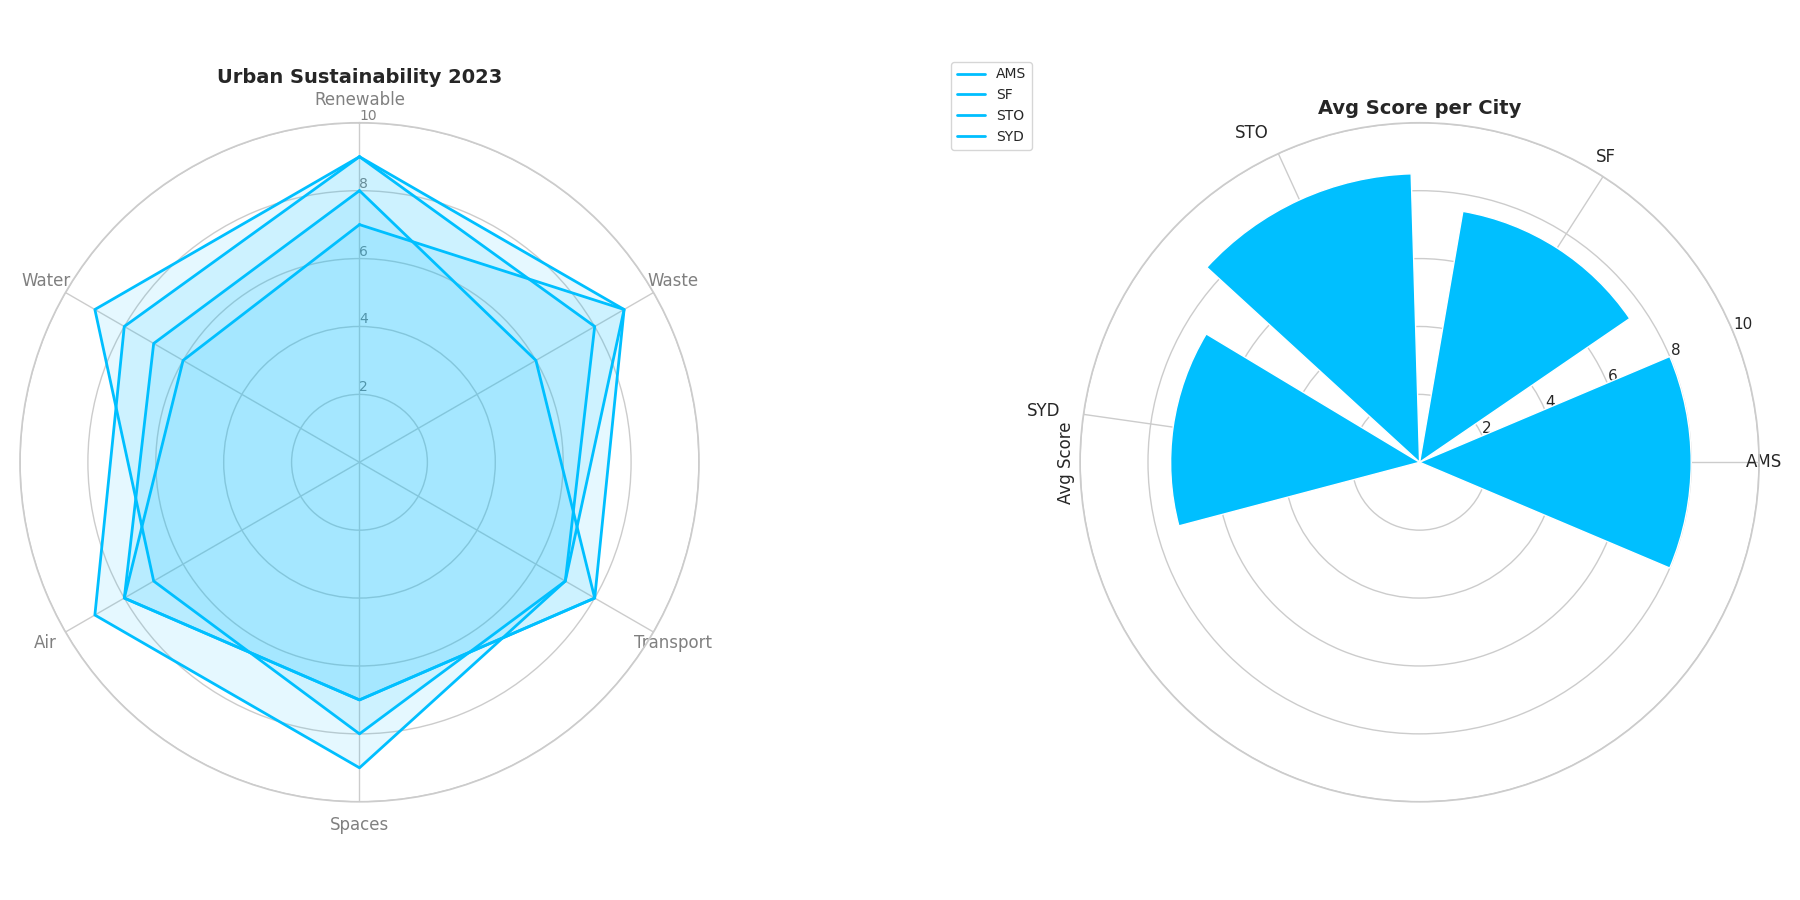

The script that drew this image:
import matplotlib.pyplot as plt
import numpy as np

categories = ['Renewable', 'Waste', 'Transport', 'Spaces', 'Air', 'Water']
num_vars = len(categories)

scores = {
    'AMS': [9, 8, 7, 8, 7, 9],
    'SF': [7, 9, 8, 7, 8, 6],
    'STO': [9, 9, 7, 9, 9, 8],
    'SYD': [8, 6, 8, 7, 8, 7]
}

for city in scores:
    scores[city] += scores[city][:1]

angles = np.linspace(0, 2 * np.pi, num_vars, endpoint=False).tolist()
angles += angles[:1]

fig, axs = plt.subplots(1, 2, figsize=(18, 9), subplot_kw={'polar': True})

ax = axs[0]
ax.set_theta_offset(np.pi / 2)
ax.set_theta_direction(-1)
ax.set_xticks(angles[:-1])
ax.set_xticklabels(categories, color='grey', size=12)
ax.set_rlabel_position(0)
ax.set_yticks([2, 4, 6, 8, 10])
ax.set_yticklabels(["2", "4", "6", "8", "10"], color="grey", size=10)
ax.set_ylim(0, 10)

# Define a single color for consistency
single_color = 'deepskyblue'

# Use the single color for all plots
for city, score in scores.items():
    ax.plot(angles, score, linewidth=2, linestyle='solid', label=city, color=single_color)
    ax.fill(angles, score, color=single_color, alpha=0.1)

ax.set_title("Urban Sustainability 2023", size=14, weight='bold')

ax2 = axs[1]
average_scores = {city: np.mean(scores[city][:-1]) for city in scores}
ax2.bar(average_scores.keys(), average_scores.values(), color=single_color)
ax2.set_ylim(0, 10)
ax2.set_title("Avg Score per City", size=14, weight='bold')
ax2.set_ylabel('Avg Score', size=12)
ax2.set_xticklabels(average_scores.keys(), rotation=45, ha='right', fontsize=12)

ax.legend(loc='upper right', bbox_to_anchor=(1.5, 1.1), fontsize=10)

plt.tight_layout()
plt.show()
